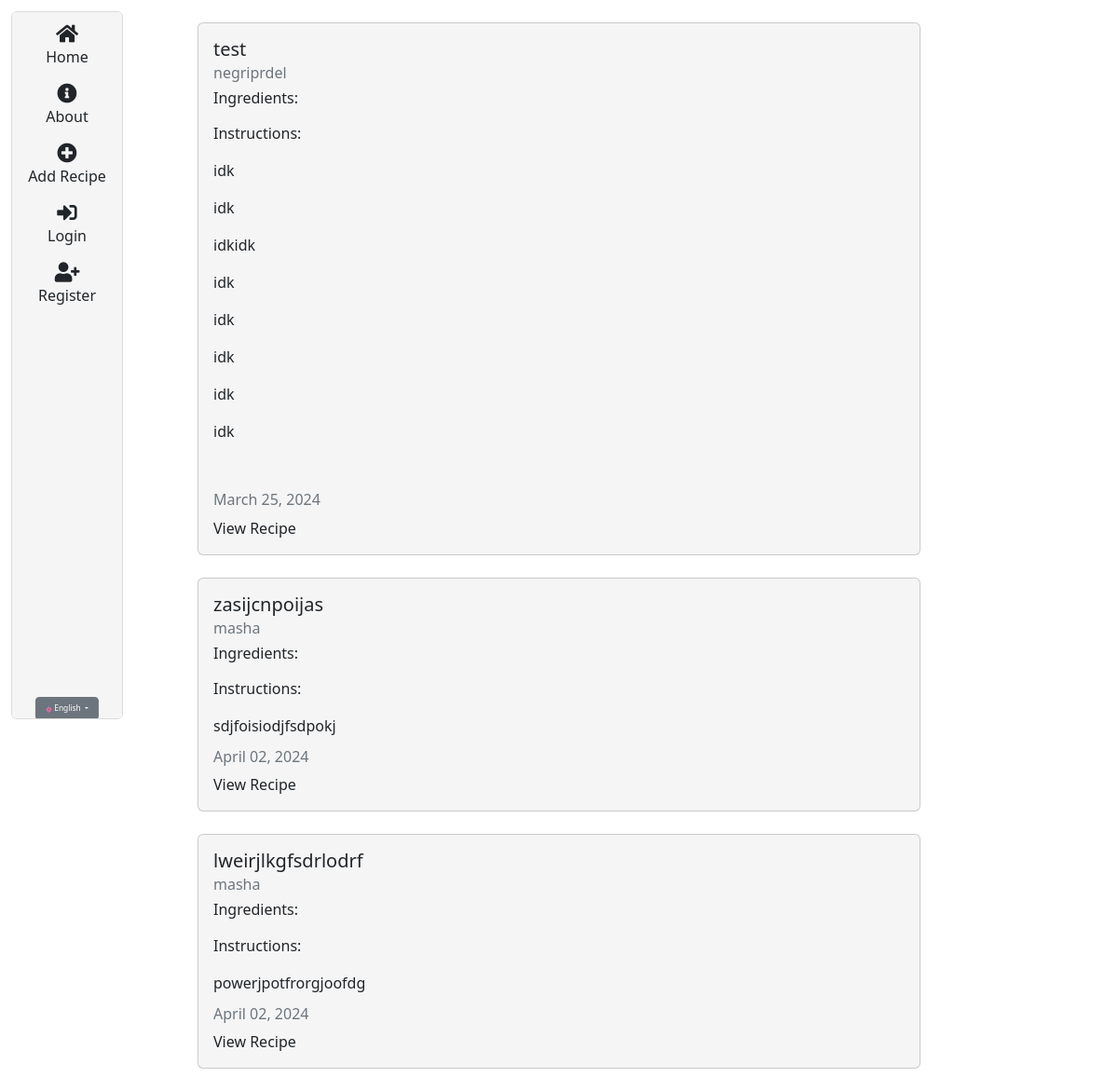
The page /en/ on the database its author committed.
### recipes/models.py (models this page shows, shortened)
class Recipe(models.Model):
  title = models.CharField(max_length=100)
  description = RichTextField(blank=True, null=True)
  author = models.ForeignKey(User, on_delete=models.CASCADE)
  created_at = models.DateTimeField(auto_now_add=True)
  updated_at = models.DateTimeField(auto_now=True)
  ingredients = models.ManyToManyField(Ingredient)
  likes = models.ManyToManyField(User, related_name='blog_posts')

### recipes/views.py (the view)
# urls.py: path('', views.RecipeListView.as_view(), name="recipes-home"),
class RecipeListView(ListView):
  model = models.Recipe
  template_name = 'recipes/home.html'
  context_object_name = 'recipes'

### recipes/templates/recipes/home.html (shortened to what this page needs)
{% extends "recipes/box.html" %}
{% load i18n %}
{% block content %}
{% for recipe in recipes %}
<div class="card my-4">
  <div class="card-body">
    <h5 class="card-title">{{ recipe.title }}</h5>
    <h6 class="card-subtitle mb-2 text-muted">{{ recipe.author }}</h6>
    <h6>{% trans "Ingredients:" %}</h6>
    <p class="card-text">{% trans "Instructions:" %} {{ recipe.description | safe }}</p>
    <h6 class="card-subtitle mb-2 text-muted">
      {{ recipe.updated_at|date:"F d, Y" }}
    </h6>
    <a href="{% url 'recipes-detail' recipe.pk %}" class="card-link no-style">{% trans "View Recipe" %}</a>
  </div>
</div>
{% endfor %}
{% endblock content %}

### recipes/static/recipes/base.css (style rules this page uses)
.card { background-color: whitesmoke; }
.no-style { text-decoration: none; color: inherit; }

### rows shown on the page
Recipe: title "test", author "negriprdel", description "idk idk idkidk idk idk idk idk idk", updated_at "March 25, 2024"
Recipe: title "zasijcnpoijas", author "masha", description "sdjfoisiodjfsdpokj", updated_at "April 02, 2024"
Recipe: title "lweirjlkgfsdrlodrf", author "masha", description "powerjpotfrorgjoofdg", updated_at "April 02, 2024"
